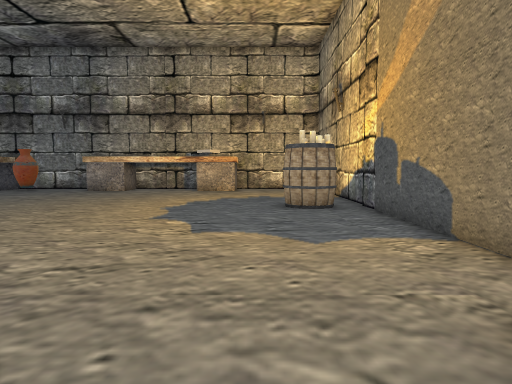
view 1 (above)

17 first-person views from a walk through a scene from a Unity 3-D project. The camera is 1.2 m above the floor, tilts 4° down and sees 75° across. The floor is counted in squares, 1 m on a side. Each view is taken from the middle of a square. On the plan, view 1 faces up. The plan holds only what a view shows up to about 14 squares ahead; the rest is blank. The place goes on beyond the plan. The player character is not drawn.

view 2
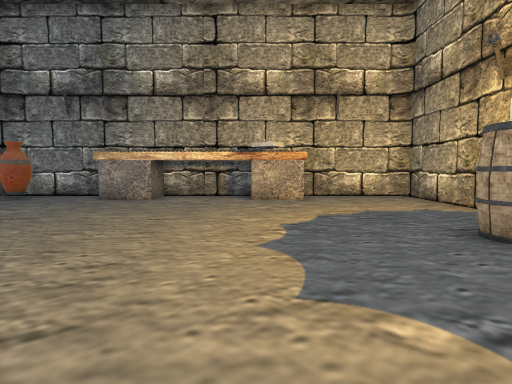

view 3
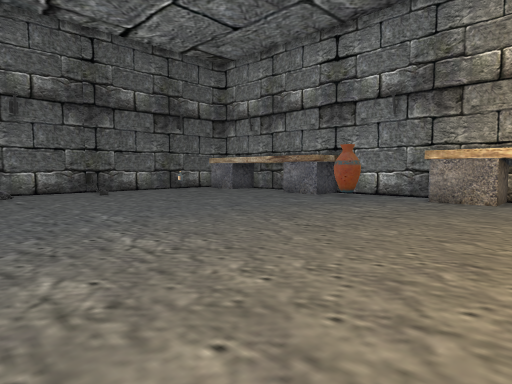

view 4
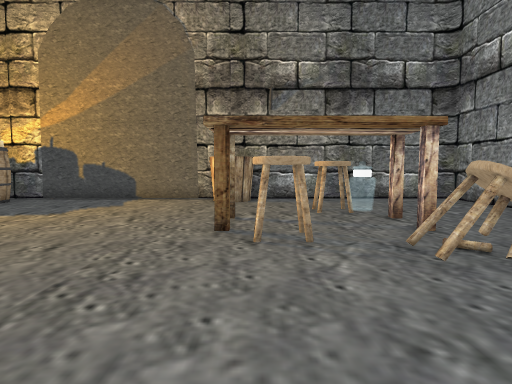

view 5
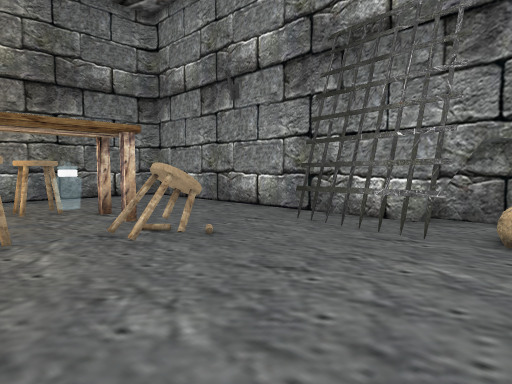

view 6
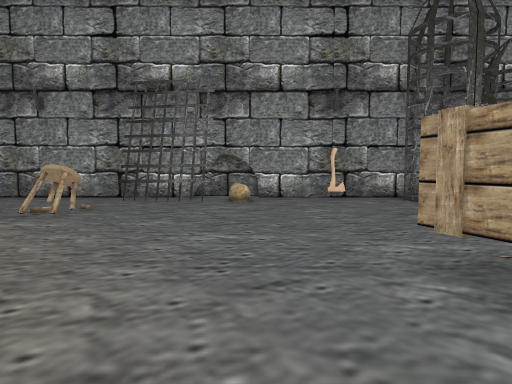

view 7
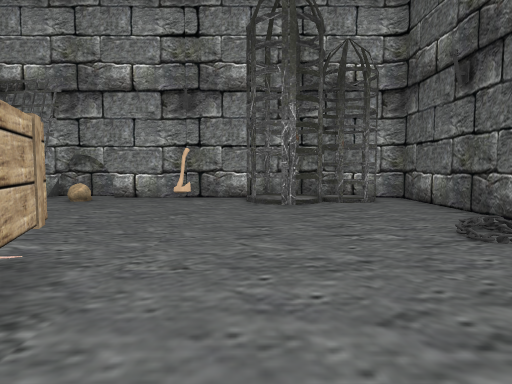

view 8
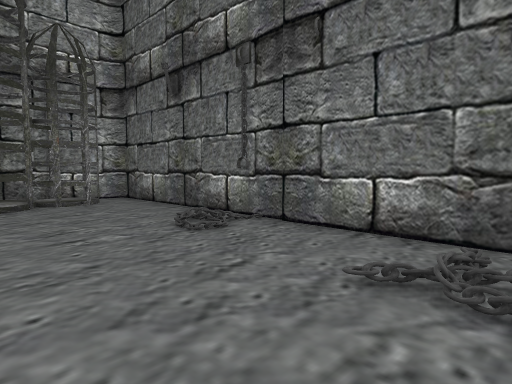

view 9
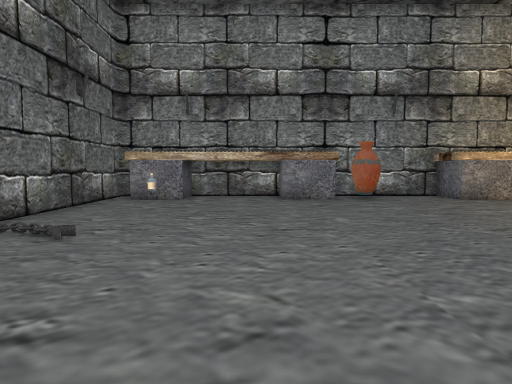

view 10
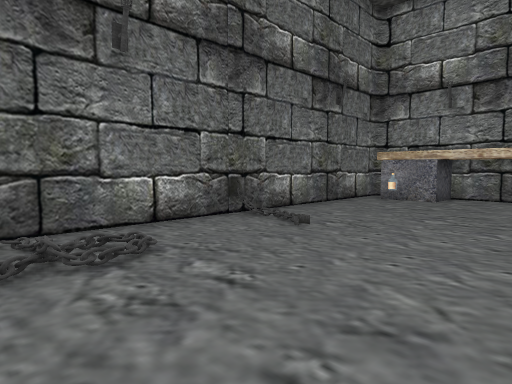

view 11
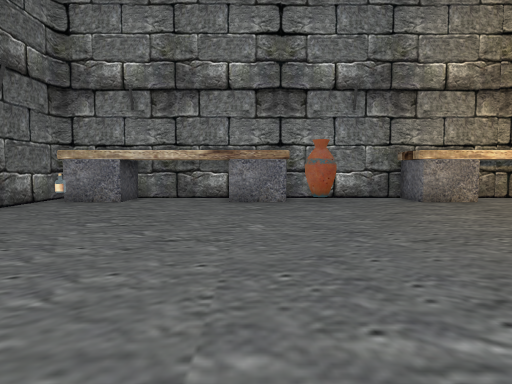

view 12
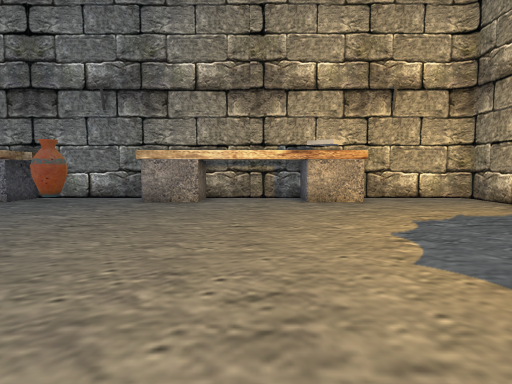

view 13
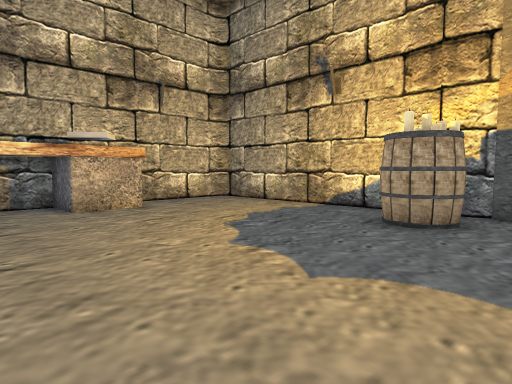

view 14
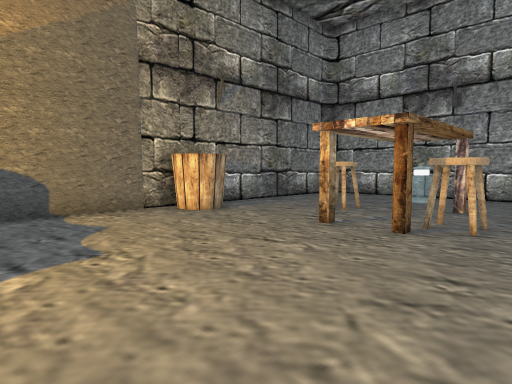

view 15
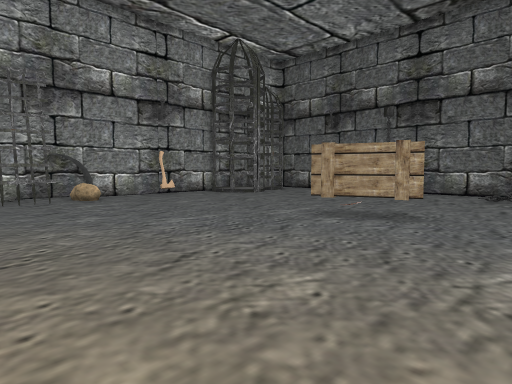

view 16
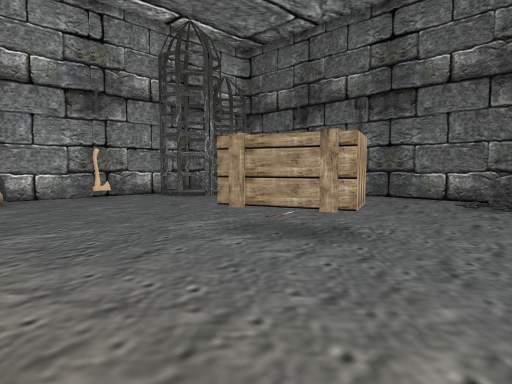

view 17
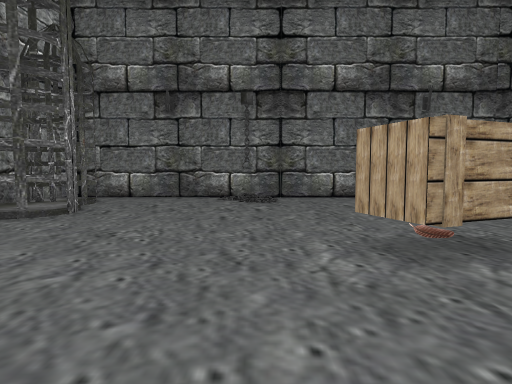

### Floor plan
Points are (right, up) in squares from view 1. A wall is a line through its corners. A room is listed if a view was taken in it or the views show most of it. See-through windows are left out.
Room 1 (views 1, 2, 3, 4, 5, 6, 7, 8, 9, 10, 11, 12, 13, 14, 15, 16, 17)
walls: (-9.1, -5.2) (-5.7, -5.6); (-9.1, -5.4) (-5.9, -5.8); (-9.3, 18.2) (-9.3, 18.8); (-9.5, -6.8) (3.1, -6.8); (3.4, 11.1) (3.4, 19.2); (-1, 17.9) (-9.1, 17.9) (-9.1, 19.6) (-13.9, 19.6) (-13.9, 17.9) (-22, 17.9); (3.4, -6.5) (3.4, 11); (3.3, 19.6) (-0.6, 19.6); (-22.6, -6.8) (-10.1, -6.8); (-22.8, 19.3) (-22.8, -6.4)
objects: other object (-23, 11); cage (-21, -6) to (-19, -5); other object (-20, 14); cage (-19, -6) to (-17, -4); crate (-15, 3) to (-13, 5); axe (-14, -6); vase (-13, 18) to (-12, 19); stool (-6, -3) to (-5, -2); stool (-5, 0) to (-4, 1); table (-4, -2) to (-2, -2); table (-4, 2); other object (-3, -1); table (-2, 2); stool (-1, -2) to (0, -1); barrel (1, 10) to (2, 11); bucket (2, 1) to (3, 3)

Positions as (right, up) in squares from view 1, and headings:
1: (0, 0), facing up
2: (-3, 5), facing up
3: (-5, 5), facing up-left
4: (-10, 1), facing right
5: (-11, 1), facing down-right
6: (-11, 7), facing down
7: (-17, 7), facing down
8: (-17, 7), facing down-left
9: (-17, 5), facing up
10: (-16, 5), facing up-left
11: (-15, 6), facing up
12: (-5, 6), facing up
13: (-6, 8), facing up-right
14: (-6, 8), facing down-right
15: (-6, 8), facing down-left
16: (-9, 8), facing down-left
17: (-9, 1), facing left
